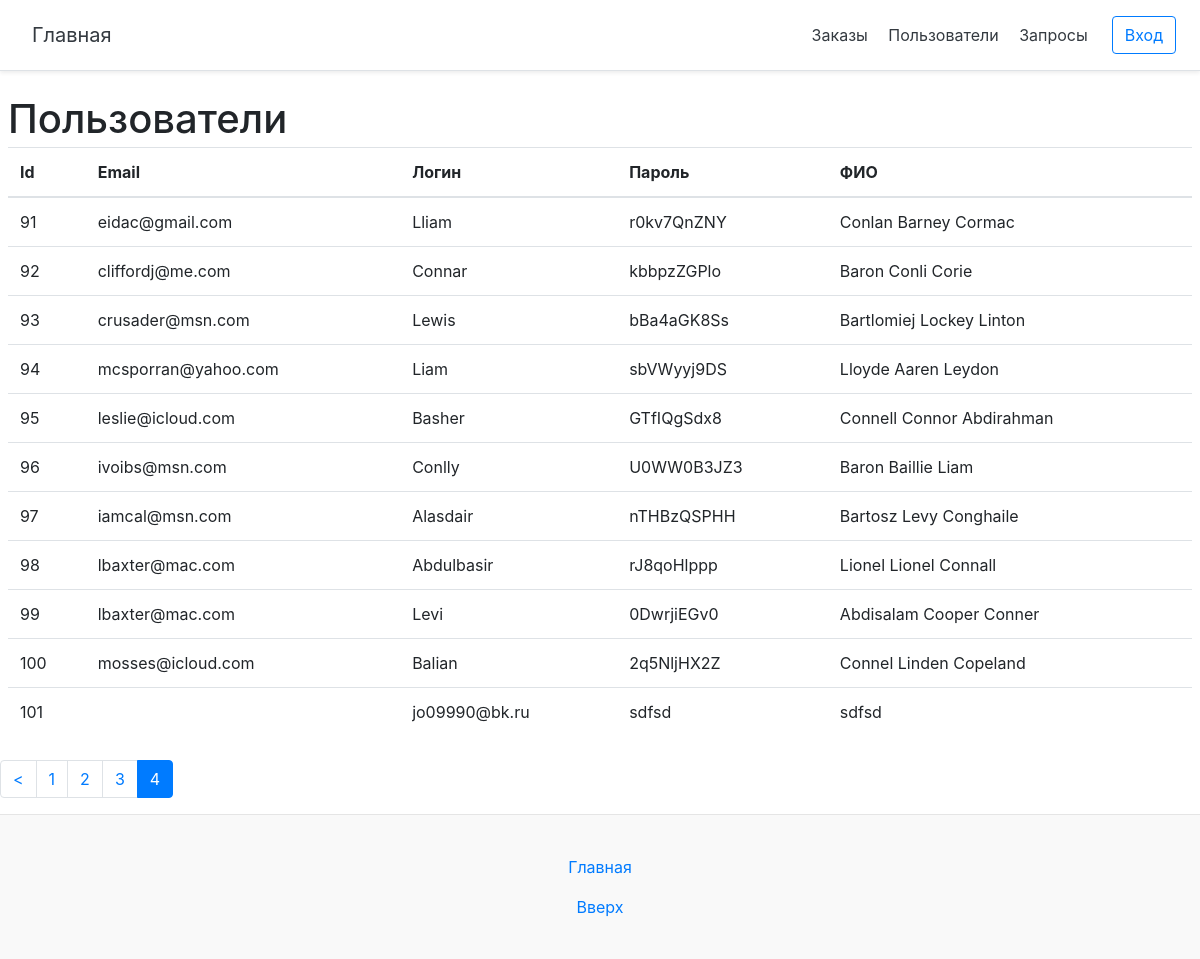
/users/page-4, run on the app's committed database.
### tables this page shows
CREATE TABLE `users` (
  `id` int NOT NULL,
  `email` varchar(55) NOT NULL,
  `login` varchar(55) NOT NULL,
  `password` varchar(55) NOT NULL,
  `name` varchar(55) NOT NULL
);

### config/routes.php (called while the page is built)
<?php
return array(
    'login' => 'site/login',
    'logout' => 'site/logout',
    'registration'=>'site/registration',
    'cabinet'=>'cabinet/index',
    'orders/page-([0-9]+)' => 'order/index/$1',
    'orders'=>'order/index',
    'users/page-([0-9]+)' => 'order/users/$1',
    'users'=>'order/users',
    'queries'=>'order/query',
    '' => 'site/login',
);

### controllers/OrderController.php (called while the page is built, shortened)
<?php
class OrderController extends BaseController
{
    public function actionUsers($page = 0)
    {
        $userTotal = User::getTotalUsersCount();
        $userList = User::getUsersList($page, self::ITEMS_ON_PAGE);
        $pagination = new Pagination($userTotal, $page, self::ITEMS_ON_PAGE,'page-');
        require_once (ROOT.'/views/order/users.php');
        return true;
    }
}

### index.php (called while the page is built, shortened)
<?php
require_once (ROOT.'/components/Autoload.php');
$router = new Router();
$router->run();

### models/User.php (called while the page is built, shortened)
<?php
class User
{
    public static $TABLE_NAME = 'users';
    public static function getUserFromRow($row)
    {
        if($row)
        {
            $user = new User();
            $user->id = $row['id'];
            $user->login = $row['login'];
            $user->email = $row['email'];
            $user->password = $row['password'];
            $user->name = $row['name'];
            return $user;
        }
        return false;
    }
    public static function getUsersList($page = 1, $limit = self::SHOW_BY_DEFAULT, $sort_column = self::SORT_BY_ID, $sort_by = self::SORT_ASC)
    {
        $offset = ($page - 1) * $limit;
        $db = Db::getConnection();
        $sql = 'SELECT * from '.self::$TABLE_NAME.' ORDER BY  '.$sort_column.' '.$sort_by.' LIMIT :limit OFFSET :offset';
        $result = $db->prepare($sql);
        $result->bindParam(':limit',$limit,PDO::PARAM_INT);
        $result->bindParam(':offset',$offset,PDO::PARAM_INT);
        $result->execute();
        $userList = array();
        $i = 0;
        while ($row = $result->fetch())
        {
            $user = self::getUserFromRow($row);
            $userList[$i] = $user;
            $i++;
        }
        return $userList;
    }
    public static function getTotalUsersCount()
    {
        $db = Db::getConnection();
        $result = $db->query('SELECT COUNT(id) as count from '.self::$TABLE_NAME);
        $result->setFetchMode(PDO::FETCH_ASSOC);
        $row = $result->fetch();
        return $row['count'];
    }
}

### components/Autoload.php (called while the page is built, shortened)
<?php
function autoloader($class_name) {
    $array_paths = array
    (
        '/models/',
        '/components/',
        '/controllers/'
    );
    foreach ($array_paths as $path) {
        $path = ROOT.$path.$class_name.'.php';
    }
}

### views/order/users.php (the view)
<?php include(ROOT.'/views/layouts/header.php');?>
    <div class=".col-9 p-2">
        <h2 class="blog-post-title">Пользователи</h2>
        <table class="table">
            <thead>
            <tr>
                <th scope="col">Id</th>
                <th scope="col">Email</th>
                <th scope="col">Логин</th>
                <th scope="col">Пароль</th>
                <th scope="col">ФИО</th>
            </tr>
            </thead>
            <tbody>
            <?
            foreach ($userList as $item) {
                ?>
                <tr>
                    <td><?=$item->id?></td>
                    <td><?=$item->email?></td>
                    <td><?=$item->login?></td>
                    <td><?=$item->password?></td>
                    <td><?=$item->name?></td>
                </tr>
                <?
            }
            ?>
            </tbody>
        </table>
    </div>
    <nav>
        <?=$pagination->get() ?>
    </nav>
<? include(ROOT.'/views/layouts/footer.php'); ?>

### components/Router.php (shortened to what this page needs)
<?php
class Router
{
    private $routes;
    public function __construct()
    {
        $routesPath = ROOT.'/config/routes.php';
        $this->routes = include($routesPath);
    }
    private function getURI()
    {
        if(!empty($_SERVER['REQUEST_URI'])){
            return trim($_SERVER['REQUEST_URI'], '/');
        }
    }
    public function run()
    {
        $url = $this->getURI();
        foreach ($this->routes as $uriPattern => $path) {
            if(preg_match("~$uriPattern~",$url))
            {
                $internalRoute = preg_replace("~$uriPattern~", $path, $url);
                $segments = explode('/', $internalRoute);
                $controllerName = array_shift($segments).'Controller';
                $actionName = 'action'.ucfirst(array_shift($segments));
                $parametrs = $segments;
                $controllerObject = new $controllerName;
                $result =  call_user_func_array(array($controllerObject, $actionName), $parametrs);
                if($result != null ){
                    break;
                }
            }
        }
    }
}

### web/css/main.css (style rules this page uses)
html { font-size: 14px; }
@media (min-width: 768px) { html { font-size: 16px; } }
.blog-post-title { margin-bottom: .25rem; font-size: 2.5rem; }
html, body { height: 100%; }

### data on the page
users: id "91", email "eidac@gmail.com", login "Lliam", password "r0kv7QnZNY", name "Conlan Barney Cormac"
users: id "92", email "cliffordj@me.com", login "Connar", password "kbbpzZGPlo", name "Baron Conli Corie"
users: id "93", email "crusader@msn.com", login "Lewis", password "bBa4aGK8Ss", name "Bartlomiej Lockey Linton"
users: id "94", email "mcsporran@yahoo.com", login "Liam", password "sbVWyyj9DS", name "Lloyde Aaren Leydon"
users: id "95", email "leslie@icloud.com", login "Basher", password "GTfIQgSdx8", name "Connell Connor Abdirahman"
users: id "96", email "ivoibs@msn.com", login "Conlly", password "U0WW0B3JZ3", name "Baron Baillie Liam"
users: id "97", email "iamcal@msn.com", login "Alasdair", password "nTHBzQSPHH", name "Bartosz Levy Conghaile"
users: id "98", email "lbaxter@mac.com", login "Abdulbasir", password "rJ8qoHlppp", name "Lionel Lionel Connall"
users: id "99", email "lbaxter@mac.com", login "Levi", password "0DwrjiEGv0", name "Abdisalam Cooper Conner"
users: id "100", email "mosses@icloud.com", login "Balian", password "2q5NljHX2Z", name "Connel Linden Copeland"
users: id "101", login "jo09990@bk.ru", password "sdfsd", name "sdfsd"

### other printed values
$text "<"
$text "1"
$text "2"
$text "3"
